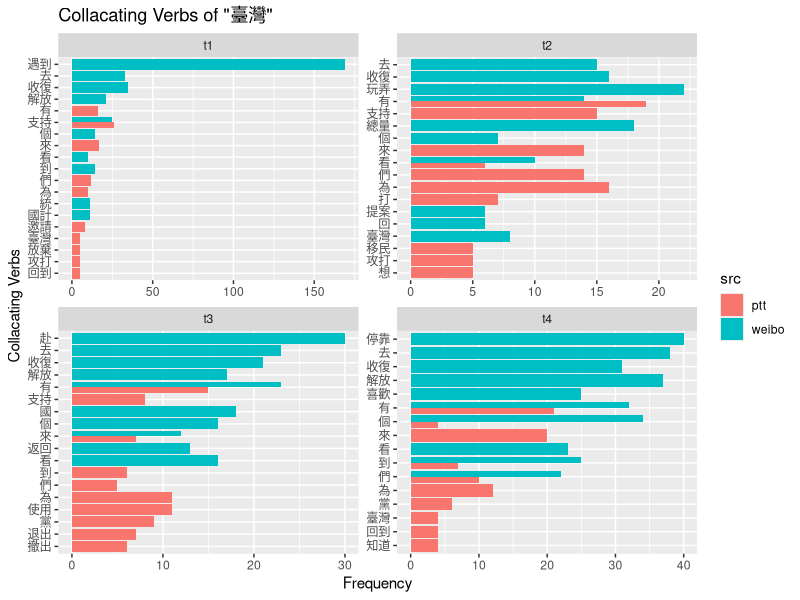

The R source for this figure:
library(tidyverse)

dependency_df <- read_csv('data/dependency.csv') 

# word: single-select from c('台灣', '美國', '中國')
# timesteps: multi-select
# sources: checkbox

dependency_viz <- function(word,
                           timesteps,
                           sources = c('weibo', 'ptt')) {
  matched <- dependency_df %>%
    filter(keyword == word,
           timestep %in% timesteps,
           src %in% sources) %>%
    arrange(-freq) %>%
    group_by(timestep, src) %>%
    slice(1:10)
  
  ggplot(matched, aes(reorder(verb, freq), freq)) +
    geom_col(aes(fill = src), position = 'dodge') +
    facet_wrap(~timestep, scales = 'free') +
    coord_flip() +
    labs(x = 'Collacating Verbs',
         y = 'Frequency',
         title = paste0('Collacating Verbs of "', word, '"'))
}


dependency_viz('臺灣', c('t1', 't2', 't3', 't4'))
